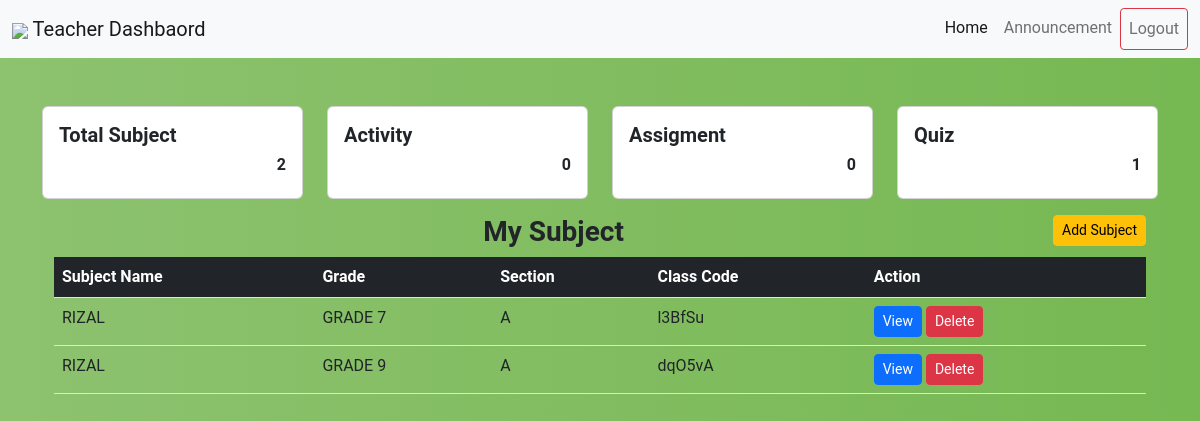
Page /t_dashboard (signed in) on the committed database.
### tables this page shows
CREATE TABLE `subjectinformation` (
  `ID` int(11) NOT NULL,
  `SUBJECT` varchar(255) NOT NULL,
  `GRADES` varchar(255) NOT NULL,
  `SECTION` varchar(250) NOT NULL,
  `STATUS` varchar(255) NOT NULL,
  `SPECIALCODE` varchar(255) NOT NULL,
  `TEACHERID` varchar(255) NOT NULL
);

### t_dashboard.php (the view, shortened to what this page needs)
<?php
include 'partials/thead.php';
?>
<div class="container mt-5">
        <?php
    $sub = "SELECT COUNT(ID) FROM subjectinformation WHERE STATUS = 'ACTIVE' AND TEACHERID = '$id'";
    $result = mysqli_query($conn, $sub);
    $row = mysqli_fetch_assoc($result);
    $count = $row['COUNT(ID)'];
    $act = "SELECT COUNT(ID) FROM subjectdata WHERE TYPE='ACTIVITY'  AND TEACHERID='$id'";
    $result = mysqli_query($conn, $act);
    $row = mysqli_fetch_assoc($result);
    $countact = $row['COUNT(ID)'];
    $ass = "SELECT COUNT(ID) FROM subjectdata WHERE TYPE='ASSIGNMENT'  AND TEACHERID='$id'";
    $result = mysqli_query($conn, $ass);
    $row = mysqli_fetch_assoc($result);
    $countass = $row['COUNT(ID)'];
    $quiz = "SELECT COUNT(ID) FROM subjectdata WHERE TYPE='QUIZ'  AND TEACHERID='$id'";
    $result = mysqli_query($conn, $quiz);
    $row = mysqli_fetch_assoc($result);
    $countquiz = $row['COUNT(ID)'];
    ?>
    <div class="row">
        <div class="col">
            <div class="card">
                <div class="card-body">
                    <h5 class="text-start"><strong>Total Subject</strong></h5>
                    <h6 class="text-end"><strong><?php echo $count?></strong></h6>
                </div>
            </div>
        </div>
        <div class="col">
            <div class="card">
                <div class="card-body">
                    <h5 class="text-start"><strong>Activity</strong></h5>
                    <h6 class="text-end"><strong><?php echo $countact?></strong></h6>
                </div>
            </div>
        </div>
        <div class="col">
            <div class="card">
                <div class="card-body">
                    <h5 class="text-start"><strong>Assigment</strong></h5>
                    <h6 class="text-end"><strong><?php echo $countass?></strong></h6>
                </div>
            </div>
        </div>
        <div class="col">
            <div class="card">
                <div class="card-body">
                    <h5 class="text-start"><strong>Quiz</strong></h5>
                    <h6 class="text-end"><strong><?php echo $countquiz?></strong></h6>
                </div>
            </div>
        </div>
    </div>
    <div class="container mt-3">
        <h3 class="text-center">
            <strong>My Subject</strong>
            <button class="btn btn-sm btn-warning float-end" data-bs-toggle="modal" data-bs-target="#AddSubject">Add Subject</button>
        </h3>
        <table class="table table-stripped table-hover">
            <thead class="bg-dark">
                <tr>
                    <th class="text-white">Subject Name</th>
                    <th class="text-white">Grade</th>
                    <th class="text-white">Section</th>
                    <th class="text-white">Class Code</th>
                    <th class="text-white">Action</th>
                </tr>
            </thead>
            <tbody>
                <?php
                $sql = "SELECT * FROM subjectinformation WHERE STATUS = 'ACTIVE' AND TEACHERID = '$id'";
                $result = mysqli_query($conn, $sql);
                if(mysqli_num_rows($result)>0){
                    foreach($result as $row){
                        ?>
                        <tr>
                            <td><?php echo $row['SUBJECT']?></td>
                            <td><?php echo $row['GRADES']?></td>
                            <td><?php echo $row['SECTION']?></td>
                            <td><?php echo $row['SPECIALCODE']?></td>
                            <td>
                                <a href="t_sub?idsubject=<?php echo $row['ID']?>" class="btn btn-sm btn-primary">View</a>
                                <button class="btn btn-sm btn-danger delete-button" data-id="<?php echo $row['ID']; ?>">Delete</button>
                            </td>
                        </tr>
                        <?php
                    }
                }else{
                    ?>
                    <tr>
                        <td colspan="4" class="text-center">No Subject</td>
                    </tr>
                    <?php
                }
                ?>
            </tbody>
        </table>
    </div>
</div>
<?php
include 'partials/tfoot.php';
?>

### partials/thead.php (style rules this page uses)
body { background: #76b852; background: -webkit-linear-gradient(right, #76b852, #8DC26F); background: -moz-linear-gradient(right, #76b852, #8DC26F); background: -o-linear-gradient(right, #76b852, #8DC26F); background: linear-gradient(to left, #76b852, #8DC26F); font-family: "Roboto", sans-serif; -webkit-font-smoothing: antialiased; -moz-osx-font-smoothing: grayscale; }

### rows in the picture
subjectinformation: SUBJECT "RIZAL", GRADES "GRADE 7", SECTION "A", SPECIALCODE "l3BfSu"
subjectinformation: SUBJECT "RIZAL", GRADES "GRADE 9", SECTION "A", SPECIALCODE "dqO5vA"

### other values in the picture
$count "2"
$countact "0"
$countass "0"
$countquiz "1"
